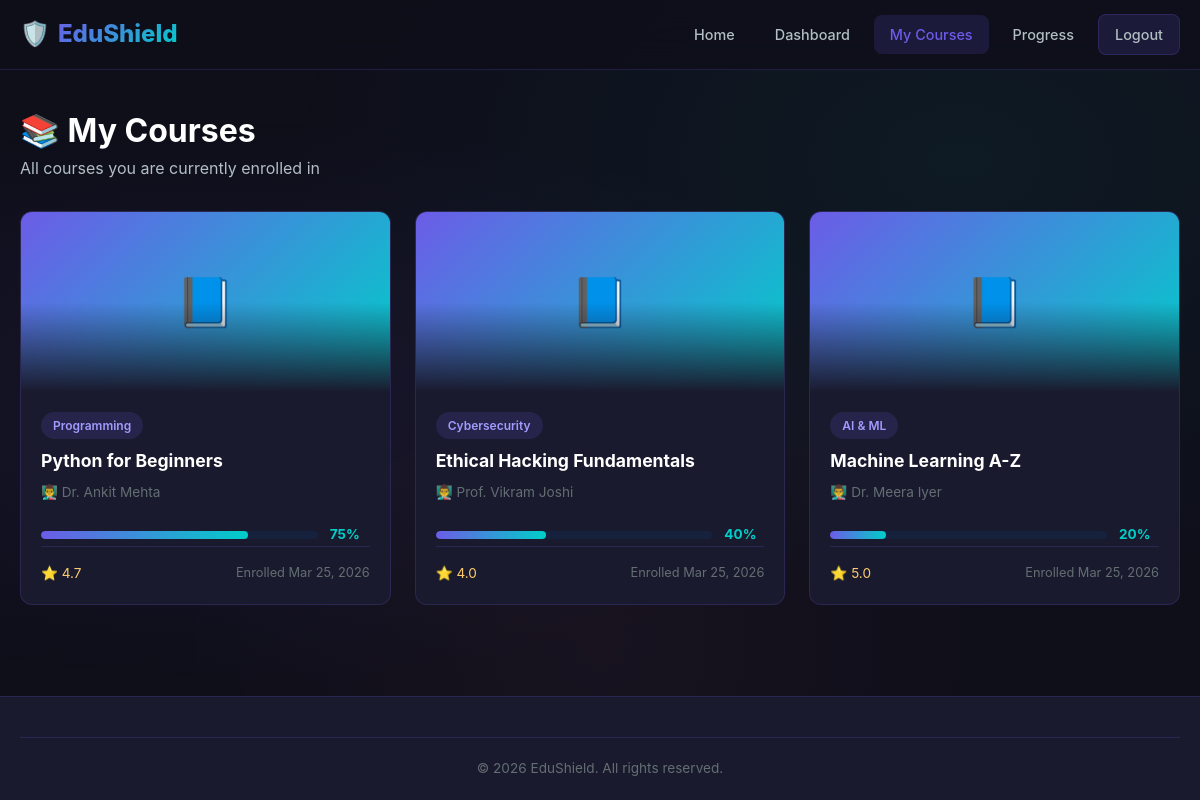
The page /student/my_courses.php (signed in) on the database its author committed.
### tables this page shows
CREATE TABLE IF NOT EXISTS courses (
    id INT AUTO_INCREMENT PRIMARY KEY,
    title VARCHAR(200) NOT NULL,
    description TEXT NOT NULL,
    price DECIMAL(10,2) NOT NULL DEFAULT 0.00,
    category VARCHAR(100) NOT NULL,
    instructor VARCHAR(100) NOT NULL,
    thumbnail VARCHAR(255) DEFAULT 'default_course.png',
    video_url VARCHAR(255) DEFAULT '',
    created_at TIMESTAMP DEFAULT CURRENT_TIMESTAMP
);

### includes/session.php (called while the page is built, shortened)
<?php
function getCurrentUserId() {
    return $_SESSION['user_id'] ?? null;
}

### includes/functions.php (called while the page is built, shortened)
<?php
require_once __DIR__ . '/db.php';
function e($string) {
    return htmlspecialchars($string, ENT_QUOTES, 'UTF-8');
}
function getUserCourses($userId) {
    global $conn;
    $stmt = $conn->prepare("SELECT c.*, e.enrolled_at, COALESCE(p.progress_percent, 0) as progress_percent,
                            COALESCE(AVG(r.rating), 0) as avg_rating
                            FROM enrollments e
                            JOIN courses c ON e.course_id = c.id
                            LEFT JOIN progress p ON p.user_id = e.user_id AND p.course_id = e.course_id
                            LEFT JOIN reviews r ON r.course_id = c.id
                            WHERE e.user_id = ?
                            GROUP BY c.id
                            ORDER BY e.enrolled_at DESC");
    $stmt->bind_param("i", $userId);
    $stmt->execute();
    $result = $stmt->get_result();
    $courses = [];
    while ($row = $result->fetch_assoc()) {
        $courses[] = $row;
    }
    return $courses;
}

### student/my_courses.php (the view, shortened to what this page needs)
<?php
require_once '../includes/session.php';
require_once '../includes/functions.php';
$userId = getCurrentUserId();
$myCourses = getUserCourses($userId);
?>
<!DOCTYPE html>
<html lang="en">
<head>
    <link rel="stylesheet" href="../css/style.css">
</head>
<body>
<nav class="navbar">
    <div class="container">
        <a href="/edushield/" class="logo"><span>🛡️</span><span>EduShield</span></a>
        <div class="nav-links">
            <a href="/edushield/">Home</a>
            <a href="/edushield/student/dashboard.php">Dashboard</a>
            <a href="/edushield/student/my_courses.php" class="active">My Courses</a>
            <a href="/edushield/student/progress.php">Progress</a>
            <a href="/edushield/logout.php" class="btn btn-secondary btn-sm">Logout</a>
        </div>
    </div>
</nav>
<main>
    <section class="dashboard">
        <div class="container">
            <div class="dashboard-header">
                <h1>📚 My Courses</h1>
                <p>All courses you are currently enrolled in</p>
            </div>
            <?php if (empty($myCourses)): ?>
                <div class="empty-state">
                    <div class="empty-icon">📖</div>
                    <h3>No courses yet</h3>
                    <p>Start exploring and enroll in courses that interest you!</p>
                    <a href="/edushield/" class="btn btn-primary" style="margin-top:16px;">Browse Courses</a>
                </div>
            <?php else: ?>
                <div class="courses-grid">
                    <?php foreach ($myCourses as $course): ?>
                        <a href="/edushield/course.php?id=<?php echo $course['id']; ?>" class="course-card">
                            <div class="card-thumb">📘</div>
                            <div class="card-body">
                                <span class="card-category"><?php echo e($course['category']); ?></span>
                                <h3 class="card-title"><?php echo e($course['title']); ?></h3>
                                <p class="card-instructor">👨‍🏫 <?php echo e($course['instructor']); ?></p>
                                <div style="margin-top: 8px;">
                                    <div class="progress-info">
                                        <div class="progress-bar-container">
                                            <div class="progress-bar" data-progress="<?php echo $course['progress_percent']; ?>"></div>
                                        </div>
                                        <span class="progress-percent"><?php echo $course['progress_percent']; ?>%</span>
                                    </div>
                                </div>
                                <div class="card-footer">
                                    <span class="card-rating">⭐ <?php echo number_format($course['avg_rating'], 1); ?></span>
                                    <span style="color: var(--text-muted); font-size: 0.8rem;">
                                        Enrolled <?php echo date('M d, Y', strtotime($course['enrolled_at'])); ?>
                                    </span>
                                </div>
                            </div>
                        </a>
                    <?php endforeach; ?>
                </div>
            <?php endif; ?>
        </div>
    </section>
</main>
<footer class="footer">
    <div class="container">
        <div class="footer-bottom">
            <p>&copy; <?php echo date('Y'); ?> EduShield. All rights reserved.</p>
        </div>
    </div>
</footer>
</body>
</html>

### rows shown on the page
courses: category "Programming", title "Python for Beginners", instructor "Dr. Ankit Mehta", progress_percent "75", avg_rating "4.7", enrolled_at "Mar 25, 2026"
courses: category "Cybersecurity", title "Ethical Hacking Fundamentals", instructor "Prof. Vikram Joshi", progress_percent "40", avg_rating "4.0", enrolled_at "Mar 25, 2026"
courses: category "AI & ML", title "Machine Learning A-Z", instructor "Dr. Meera Iyer", progress_percent "20", avg_rating "5.0", enrolled_at "Mar 25, 2026"
